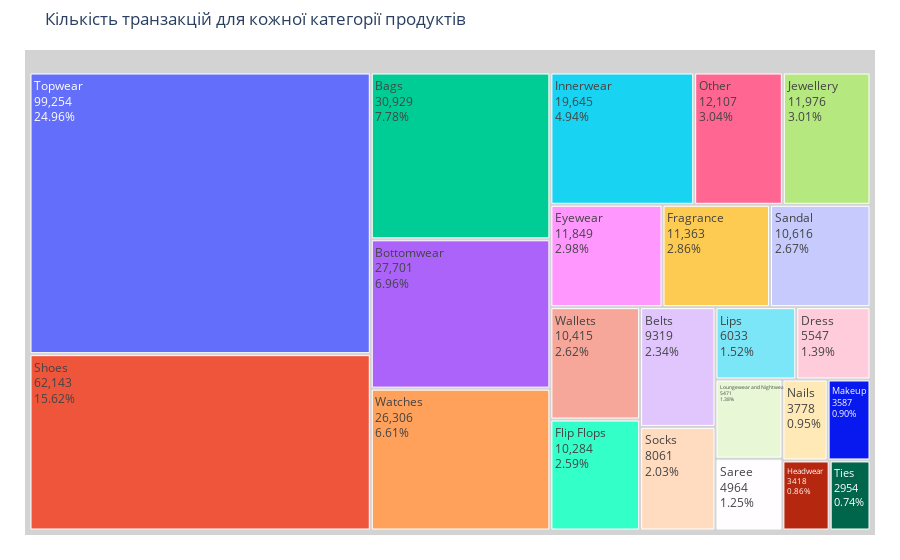

Here is the notebook cell this chart was saved with:
### Markdown cell above
### Візалізація співвідношення категорій у транзакційях

### Code cell
import plotly.express as px
%matplotlib inline

threshold = 2954
category_transaction_counts['product_сategory'] = category_transaction_counts.apply(
    lambda row: row['product_сategory'] if row['transaction_count'] >= threshold else 'Other', axis=1
)

category_transaction_counts = category_transaction_counts.groupby('product_сategory').agg({
    'transaction_count': 'sum'
}).reset_index()

fig = px.treemap(
    category_transaction_counts, 
    path=['product_сategory'], 
    values='transaction_count',
    title='Кількість транзакцій для кожної категорії продуктів',
    labels={'transaction_count': 'Кількість транзакцій', 'product_category': 'Категорія продукту'}
)

fig.update_traces(root_color="lightgrey", texttemplate="%{label}<br>%{value}<br>%{percentParent:.2%}")
fig.update_layout(margin=dict(t=50, l=25, r=25, b=25))

fig.show()

### Figure 1 — Plotly figure (JSON) as saved in the notebook; plotly's stock layout.template omitted (floating-point values rounded to 4 significant figures)
{"data": [{"branchvalues": "total", "domain": {"x": [0, 1], "y": [0, 1]}, "hovertemplate": "labels=%{label}<br>Кількість транзакцій=%{value}<br>parent=%{parent}<br>id=%{id}<extra></extra>", "ids": ["Bags", "Belts", "Bottomwear", "Dress", "Eyewear", "Flip Flops", "Fragrance", "Headwear", "Innerwear", "Jewellery", "Lips", "Loungewear and Nightwear", "Makeup", "Nails", "Other", "Sandal", "Saree", "Shoes", "Socks", "Ties", "Topwear", "Wallets", "Watches"], "labels": ["Bags", "Belts", "Bottomwear", "Dress", "Eyewear", "Flip Flops", "Fragrance", "Headwear", "Innerwear", "Jewellery", "Lips", "Loungewear and Nightwear", "Makeup", "Nails", "Other", "Sandal", "Saree", "Shoes", "Socks", "Ties", "Topwear", "Wallets", "Watches"], "name": "", "parents": ["", "", "", "", "", "", "", "", "", "", "", "", "", "", "", "", "", "", "", "", "", "", ""], "root": {"color": "lightgrey"}, "texttemplate": "%{label}<br>%{value}<br>%{percentParent:.2%}", "type": "treemap", "values": [30929, 9319, 27701, 5547, 11849, 10284, 11363, 3418, 19645, 11976, 6033, 5471, 3587, 3778, 12107, 10616, 4964, 62143, 8061, 2954, 99254, 10415, 26306]}], "layout": {"legend": {"tracegroupgap": 0}, "margin": {"b": 25, "l": 25, "r": 25, "t": 50}, "title": {"text": "Кількість транзакцій для кожної категорії продуктів"}}}
